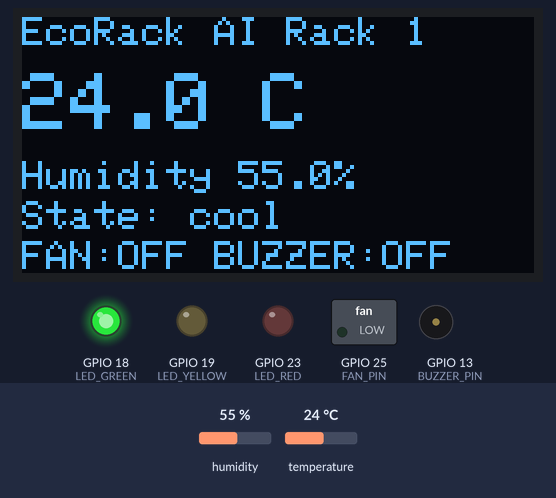
Recording of a program running on a simulated ESP32. Shown: 128×64 one-colour display, switched loads named in the program (green lamp = pin HIGH), output pins drawn as LEDs (lit = HIGH), buzzer (waves = sounding, pin HIGH). The test bench sets the inputs (shaded band); at power-on: temperature 24 °C, humidity 55 %. WiFi joins after 1.5 s; servers stay silent unless stated; EEPROM starts erased; what the program prints to the serial monitor is not drawn.

Above: at 4.7 s.
4.8 s: temperature set to 27.3 °C
At 8.2 s:
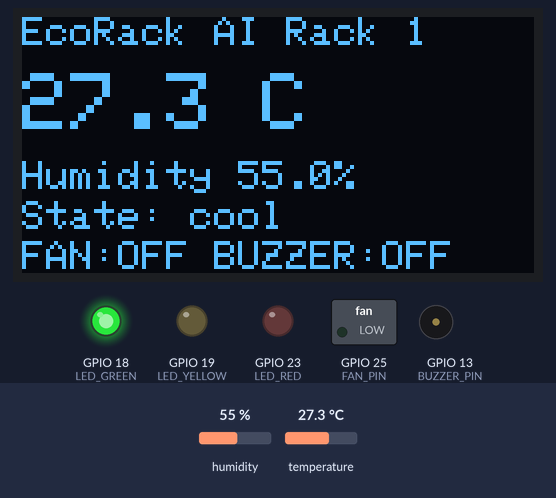
9.1 s: temperature set to 28.5 °C
At 12.4 s:
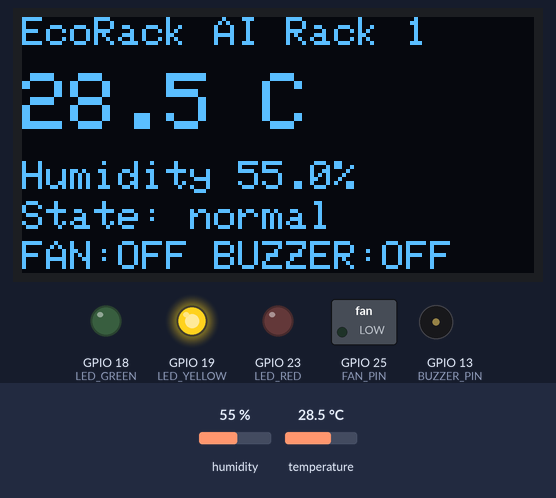
13.1 s: temperature set to 29.3 °C
At 16.7 s:
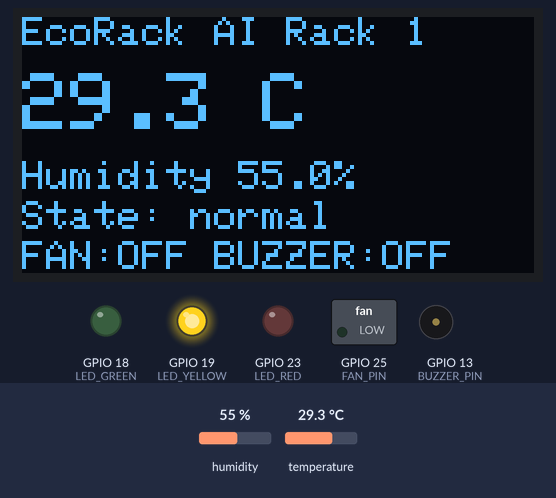
17.1 s: temperature set to 30.5 °C
At 19.95 s:
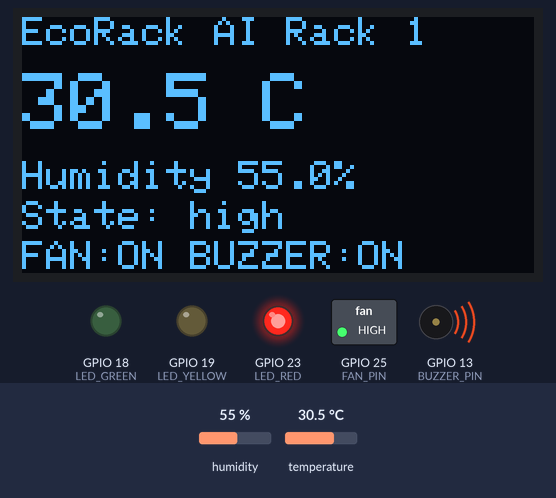
21.9 s: humidity set to 22 %
At 24.15 s:
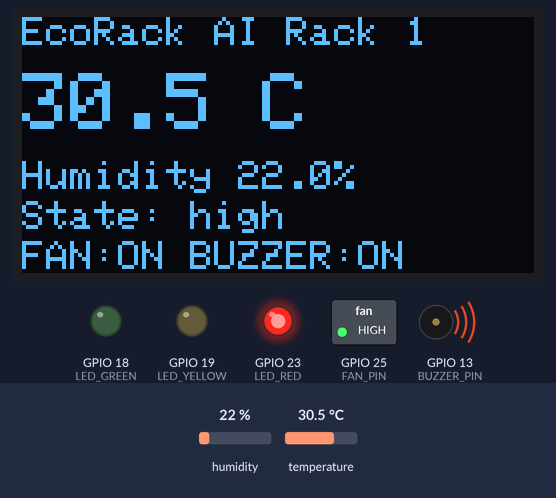
25.8 s: temperature set to 12 °C
At 28.8 s:
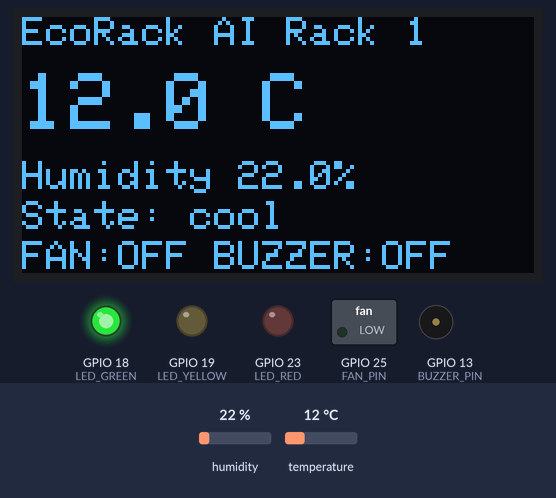
Timing chart, 0 to 30.1 s (numbered marks = the images above; inputs shaded):
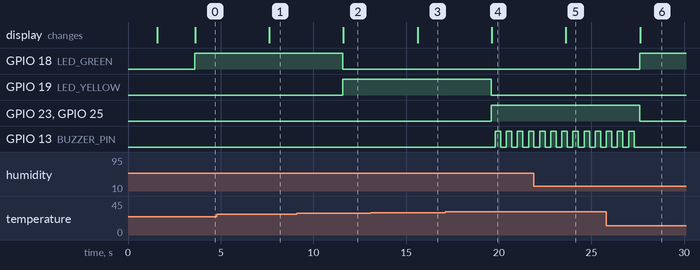

The program:

main.cpp
```cpp
/*
  EcoRack AI - ESP32 + DHT22 + SSD1306 OLED
  Three LEDs: GREEN, YELLOW, RED
  Fan + buzzer + live website sensor data

  Temperature:
  GREEN  = below 28°C
  YELLOW = 28°C to below 30°C
  RED    = 30°C or above

  Wiring:
  DHT22 DATA -> GPIO 4
  OLED SDA   -> GPIO 21
  OLED SCL   -> GPIO 22
  Green LED  -> GPIO 18 through 220-330 ohm resistor
  Yellow LED -> GPIO 19 through 220-330 ohm resistor
  Red LED    -> GPIO 23 through 220-330 ohm resistor
  Buzzer     -> GPIO 26 (use a suitable driver if required)
  Fan driver -> GPIO 25

  Install these Arduino libraries:
  - DHT sensor library
  - Adafruit Unified Sensor
  - Adafruit GFX Library
  - Adafruit SSD1306
*/

#include <WiFi.h>
#include <WebServer.h>
#include <Preferences.h>
#include <DHT.h>
#include <Wire.h>
#include <Adafruit_GFX.h>
#include <Adafruit_SSD1306.h>
#include <math.h>

// -------------------- SENSOR CONFIGURATION --------------------

#define NUM_SENSORS 1
const uint8_t DHT_PINS[4] = {4, 16, 17, 27};

#define DHT_TYPE DHT22

// -------------------- OUTPUT PINS --------------------

#define LED_GREEN 18
#define LED_YELLOW 19
#define LED_RED 23
#define BUZZER_PIN 13
#define FAN_PIN 25

// -------------------- WIFI CONFIGURATION --------------------

// Use your actual Wi-Fi name and password.
const char *WIFI_SSID = "saniza";
const char *WIFI_PASSWORD = "12345678";

// -------------------- TEMPERATURE SETTINGS --------------------

float coolBelowC = 28.0;
float highFromC = 30.0;

// Turn the fan off at or below 28°C after it has started.
const float FAN_HYSTERESIS_C = 2.0;

// -------------------- OBJECTS --------------------

Preferences preferences;
DHT *dht[4];

Adafruit_SSD1306 oled(128, 64, &Wire, -1);
WebServer server(80);

// -------------------- SENSOR DATA --------------------

float t[4];
float h[4];

bool fanOn = false;
bool alarmOn = false;
bool oledOk = false;

const char *state = "starting";

int hot = -1;
unsigned long lastRead = 0;

// -------------------- TEMPERATURE / LED CONTROL --------------------

void update()
{
  hot = -1;

  // Find the rack with the highest valid temperature.
  for (int i = 0; i < NUM_SENSORS; i++)
  {
    if (!isnan(t[i]) && (hot < 0 || t[i] > t[hot]))
    {
      hot = i;
    }
  }

  // Sensor failure: indicate an error using the red LED.
  if (hot < 0)
  {
    state = "sensor_error";
    alarmOn = false;
    fanOn = true;

    digitalWrite(LED_GREEN, LOW);
    digitalWrite(LED_YELLOW, LOW);
    digitalWrite(LED_RED, HIGH);
    digitalWrite(FAN_PIN, HIGH);

    return;
  }

  float T = t[hot];

  // Switch all LEDs off before selecting the correct one.
  digitalWrite(LED_GREEN, LOW);
  digitalWrite(LED_YELLOW, LOW);
  digitalWrite(LED_RED, LOW);

  // GREEN: temperature below 28°C.
  if (T < coolBelowC)
  {
    state = "cool";
    digitalWrite(LED_GREEN, HIGH);
    alarmOn = false;
  }
  // YELLOW: temperature from 28°C to below 30°C.
  else if (T < highFromC)
  {
    state = "normal";
    digitalWrite(LED_YELLOW, HIGH);
    alarmOn = false;
  }
  // RED: temperature at or above 30°C.
  else
  {
    state = "high";
    digitalWrite(LED_RED, HIGH);
    alarmOn = true;
  }

  // Fan control with hysteresis.
  if (T >= highFromC)
  {
    fanOn = true;
  }
  else if (T <= highFromC - FAN_HYSTERESIS_C)
  {
    fanOn = false;
  }

  digitalWrite(FAN_PIN, fanOn ? HIGH : LOW);
}

// -------------------- OLED DISPLAY --------------------

void drawOled()
{
  if (!oledOk)
  {
    return;
  }

  oled.clearDisplay();
  oled.setTextColor(SSD1306_WHITE);
  oled.setTextSize(1);
  oled.setCursor(0, 0);

  if (hot >= 0)
  {
    oled.printf("EcoRack AI Rack %d", hot + 1);
  }
  else
  {
    oled.print("EcoRack AI");
  }

  oled.setTextSize(2);
  oled.setCursor(0, 14);

  if (hot >= 0)
  {
    oled.printf("%.1f C", t[hot]);
  }
  else
  {
    oled.print("SENSOR?");
  }

  oled.setTextSize(1);
  oled.setCursor(0, 36);

  if (hot >= 0 && !isnan(h[hot]))
  {
    oled.printf("Humidity %.1f%%", h[hot]);
  }
  else
  {
    oled.print("Humidity: --");
  }

  oled.setCursor(0, 46);
  oled.printf("State: %s", state);

  oled.setCursor(0, 56);
  oled.printf("FAN:%s BUZZER:%s",
              fanOn ? "ON" : "OFF",
              alarmOn ? "ON" : "OFF");

  oled.display();
}

// -------------------- CORS FOR WEBSITE --------------------

void corsHeaders()
{
  server.sendHeader("Access-Control-Allow-Origin", "*");
  server.sendHeader("Access-Control-Allow-Methods", "GET, POST, OPTIONS");
  server.sendHeader("Access-Control-Allow-Headers", "Content-Type");
}

void handleOptions()
{
  corsHeaders();
  server.send(204);
}

// -------------------- LIVE SENSOR DATA API --------------------

void handleData()
{
  corsHeaders();

  String j = "{\"racks\":[";

  for (int i = 0; i < NUM_SENSORS; i++)
  {
    if (i > 0)
    {
      j += ",";
    }

    j += "{\"id\":" + String(i + 1);
    j += ",\"temperature_c\":" +
         String(isnan(t[i]) ? -999.0 : t[i], 1);
    j += ",\"humidity_pct\":" +
         String(isnan(h[i]) ? -1.0 : h[i], 1);
    j += "}";
  }

  j += "],\"temperature_c\":";
  j += String(hot >= 0 ? t[hot] : -999.0, 1);

  j += ",\"humidity_pct\":";
  j += String(hot >= 0 ? h[hot] : -1.0, 1);

  j += ",\"status\":\"";
  j += state;
  j += "\",\"fan_on\":";
  j += fanOn ? "true" : "false";

  j += ",\"buzzer_on\":";
  j += alarmOn ? "true" : "false";

  j += ",\"cool_below_c\":";
  j += String(coolBelowC, 1);

  j += ",\"high_from_c\":";
  j += String(highFromC, 1);

  j += "}";

  server.send(200, "application/json", j);
}

// -------------------- WEBSITE THRESHOLD API --------------------

void handleThreshold()
{
  corsHeaders();

  if (!server.hasArg("cool_below_c") ||
      !server.hasArg("high_from_c"))
  {
    server.send(
        400,
        "application/json",
        "{\"ok\":false,\"error\":\"Provide cool_below_c and high_from_c\"}");
    return;
  }

  float newCool = server.arg("cool_below_c").toFloat();
  float newHigh = server.arg("high_from_c").toFloat();

  if (newCool < 10.0 ||
      newCool > 45.0 ||
      newHigh < 15.0 ||
      newHigh > 60.0 ||
      newHigh <= newCool)
  {
    server.send(
        400,
        "application/json",
        "{\"ok\":false,\"error\":\"Invalid temperature thresholds\"}");
    return;
  }

  coolBelowC = newCool;
  highFromC = newHigh;

  preferences.putFloat("cool", coolBelowC);
  preferences.putFloat("high", highFromC);

  update();
  drawOled();

  String response = "{\"ok\":true,\"cool_below_c\":";
  response += String(coolBelowC, 1);
  response += ",\"high_from_c\":";
  response += String(highFromC, 1);
  response += "}";

  server.send(200, "application/json", response);
}

// -------------------- SETUP --------------------

void setup()
{
  Serial.begin(115200);

  // Use fixed required thresholds at every boot.
  // This prevents old saved values from changing the LED limits.
  preferences.begin("ecorack", false);

  coolBelowC = 28.0;
  highFromC = 30.0;

  preferences.putFloat("cool", coolBelowC);
  preferences.putFloat("high", highFromC);

  // Configure output pins.
  int outs[] = {
      LED_GREEN,
      LED_YELLOW,
      LED_RED,
      BUZZER_PIN,
      FAN_PIN};

  for (int p : outs)
  {
    pinMode(p, OUTPUT);
    digitalWrite(p, LOW);
  }

  // Initialize DHT22 sensors.
  for (int i = 0; i < NUM_SENSORS; i++)
  {
    dht[i] = new DHT(DHT_PINS[i], DHT_TYPE);
    dht[i]->begin();

    t[i] = NAN;
    h[i] = NAN;
  }

  // Initialize OLED.
  Wire.begin(21, 22);

  oledOk = oled.begin(SSD1306_SWITCHCAPVCC, 0x3C);

  if (oledOk)
  {
    oled.clearDisplay();
    oled.setTextColor(SSD1306_WHITE);
    oled.setTextSize(1);
    oled.setCursor(0, 0);
    oled.println("EcoRack AI");
    oled.println("Connecting WiFi...");
    oled.display();
  }

  // Connect to Wi-Fi.
  WiFi.mode(WIFI_STA);
  WiFi.begin(WIFI_SSID, WIFI_PASSWORD);

  Serial.println("Connecting to Wi-Fi...");

  unsigned long startTime = millis();

  while (WiFi.status() != WL_CONNECTED &&
         millis() - startTime < 15000)
  {
    delay(500);
    Serial.print(".");
  }

  if (WiFi.status() == WL_CONNECTED)
  {
    Serial.println();
    Serial.println("Wi-Fi connected!");

    Serial.print("ESP32 IP address: ");
    Serial.println(WiFi.localIP());

    // Register website API endpoints.
    server.on("/data", HTTP_GET, handleData);

    server.on("/threshold", HTTP_OPTIONS, handleOptions);
    server.on("/threshold", HTTP_POST, handleThreshold);

    server.on("/", HTTP_GET, []()
              { server.send(
                    200,
                    "text/plain",
                    "EcoRack AI is online. Open /data for live sensor JSON."); });

    server.onNotFound([]()
                      {
      corsHeaders();
      server.send(
          404,
          "application/json",
          "{\"ok\":false,\"error\":\"Endpoint not found\"}"
      ); });

    server.begin();

    Serial.println("HTTP server started.");
    Serial.print("Test URL: http://");
    Serial.print(WiFi.localIP());
    Serial.println("/data");

    if (oledOk)
    {
      oled.clearDisplay();
      oled.setTextSize(1);
      oled.setTextColor(SSD1306_WHITE);
      oled.setCursor(0, 0);
      oled.println("WiFi connected");
      oled.println("ESP32 IP:");
      oled.println(WiFi.localIP());
      oled.display();

      delay(2000);
    }
  }
  else
  {
    Serial.println();
    Serial.println("Wi-Fi connection failed.");
    Serial.println("Check Wi-Fi credentials and network.");
  }
}

// -------------------- MAIN LOOP --------------------

void loop()
{
  // DHT22 should not be read more frequently than every 2 seconds.
  if (millis() - lastRead >= 2000)
  {
    lastRead = millis();

    for (int i = 0; i < NUM_SENSORS; i++)
    {
      t[i] = dht[i]->readTemperature();
      h[i] = dht[i]->readHumidity();
    }

    update();
    drawOled();

    if (hot >= 0)
    {
      Serial.printf(
          "Temperature: %.1f C | Humidity: %.1f%% | State: %s | Fan: %s\n",
          t[hot],
          h[hot],
          state,
          fanOn ? "ON" : "OFF");
    }
    else
    {
      Serial.println("DHT22 sensor error: check wiring.");
    }
  }

  // Buzzer beeps while temperature is at or above the high threshold.
  digitalWrite(
      BUZZER_PIN,
      alarmOn && ((millis() / 300) % 2 == 0) ? HIGH : LOW);

  // Keep the HTTP server responsive to website requests.
  if (WiFi.status() == WL_CONNECTED)
  {
    server.handleClient();
  }
}
```

Measured:
- the behaviour switches between 27.9 and 28 °C on temperature (found by bisection; images 1 and 2)
- the behaviour switches between 29.9 and 30 °C on temperature (found by bisection; images 3 and 4)
- after the input at 4.8 s, the display: changes after 2.8 s (image 1)
- after the input at 9.1 s, GPIO 18 (LED_GREEN): HIGH → LOW after 2.5 s; GPIO 19 (LED_YELLOW): LOW → HIGH after 2.5 s; the display: changes after 2.5 s (image 2)
- after the input at 13.1 s, the display: changes after 2.5 s (image 3)
- after the input at 17.1 s, GPIO 19 (LED_YELLOW): HIGH → LOW after 2.5 s; GPIO 23 (LED_RED), GPIO 25 (FAN_PIN): LOW → HIGH after 2.5 s; GPIO 13 (BUZZER_PIN): alternates HIGH for 0.30 s and LOW for 0.30 s, starting after 2.7 s; the display: changes after 2.5 s (image 4)
- after the input at 21.9 s, the display: changes after 1.7 s (image 5)
- after the input at 25.8 s, GPIO 18 (LED_GREEN): LOW → HIGH after 1.8 s; GPIO 23 (LED_RED), GPIO 25 (FAN_PIN): HIGH → LOW after 1.8 s; GPIO 13 (BUZZER_PIN): goes on until 27.3 s, then stays LOW; the display: changes after 1.8 s (image 6)
